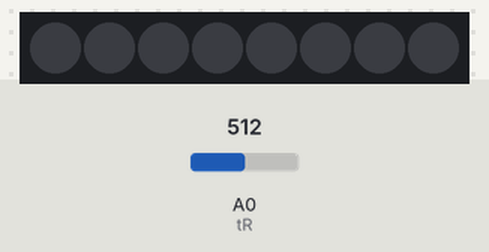
A sketch run on a simulated Arduino Uno, built with avr-gcc and run on an emulated ATmega328P. On the bench: 8 RGB LEDs in strip order, left to right. Inputs (shaded band) come from the test bench; at power-on: A0 (tR) = 512. Dim RGB values are drawn brighter than linear.

Above: at 1.2 s.
1.3 s: A0 (tR) set to 716
At 1.7 s:
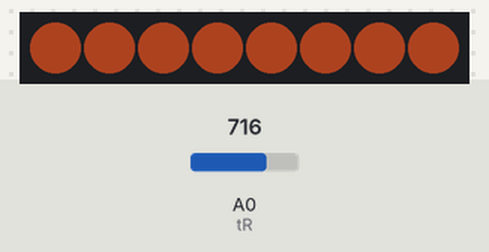
2.8 s: A0 (tR) set to 511
At 4.0 s:
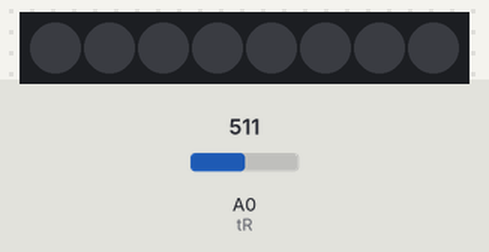
4.3 s: A0 (tR) set to 900
At 5.2 s:
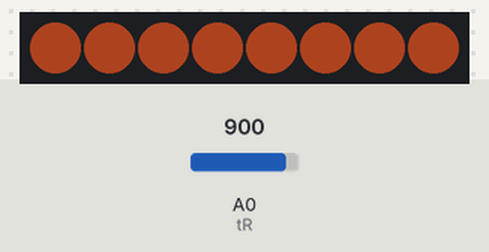
Timing chart, 0 to 7.3 s (numbered marks = the images above; inputs shaded):
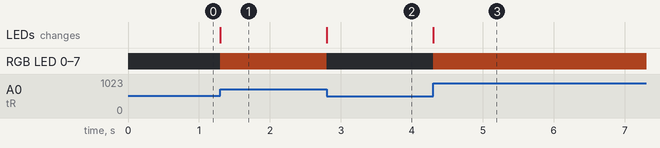

The sketch:

Fluorescent_Flamingo.ino
```cpp
// Fluorescent Flamingo

#include <Adafruit_NeoPixel.h>

const int tR = 0;
int potPin = A1;
int npCount = 8;
int npPin = 0;

int numPix;
int potVal;
int analogVal;
int brightness;

Adafruit_NeoPixel strip(npCount, npPin);

uint32_t c1 = strip.Color (255, 100, 50);

void setup() {
  Serial.begin(9600);
  strip.begin();
  strip.setBrightness(50);
  strip.clear();

  pinMode(potPin, INPUT);

}

void loop() {
  potVal = analogRead(tR);
  numPix = map(potVal,500,600,0,strip.numPixels());

  for (int i = 0; i < numPix; i++) {
    strip.setPixelColor(i, c1);
  }
  strip.show();
  strip.clear();
}
```

Measured:
- after the input at 1.3 s, RGB LED 0–7: off → RGB(50, 19, 9) at once; the LEDs: change at once (image 1)
- after the input at 2.8 s, RGB LED 0–7: RGB(50, 19, 9) → off at once; the LEDs: change at once (image 2)
- after the input at 4.3 s, RGB LED 0–7: off → RGB(50, 19, 9) at once; the LEDs: change at once (image 3)
